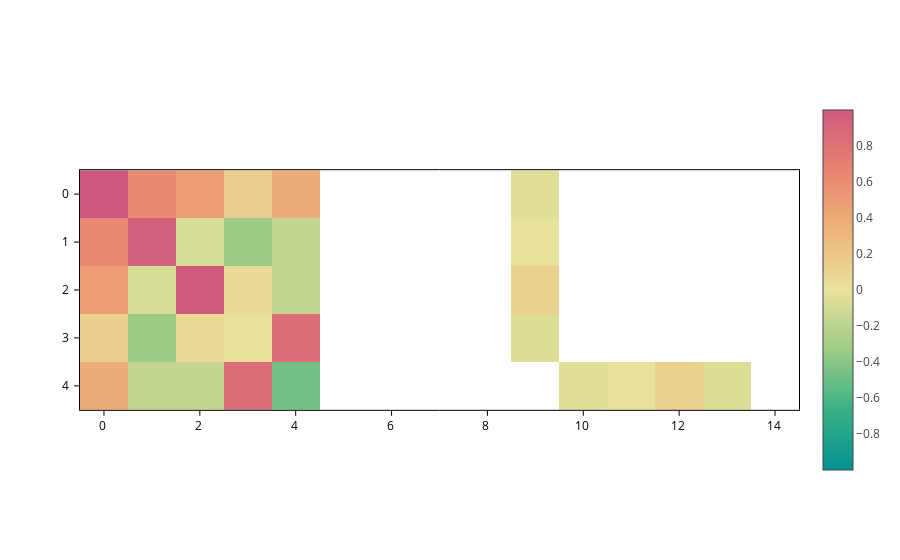

Source (notebook cell):
### Markdown cell above
Notice how **`crange` takes precedence over `cmid`**. Now, to go back to the default range, just set both to `None`.

### Code cell
plot.update_inputs(crange=None, cmid=None)

### Figure 1 — Plotly figure (JSON) as saved in the notebook; plotly's stock layout.template omitted (floating-point values rounded to 4 significant figures)
{"data": [{"coloraxis": "coloraxis", "meta": {}, "opacity": 1, "type": "heatmap", "z": [[0.9994, 0.6289, 0.4916, 0.1413, 0.3844, NaN, NaN, NaN, NaN, -0.04157, NaN, NaN, NaN, NaN, NaN], [0.6289, 0.9436, -0.07953, -0.3284, -0.159, NaN, NaN, NaN, NaN, -0.01308, NaN, NaN, NaN, NaN, NaN], [0.4916, -0.07953, 0.9833, 0.04499, -0.1698, NaN, NaN, NaN, NaN, 0.1319, NaN, NaN, NaN, NaN, NaN], [0.1413, -0.3284, 0.04499, -0.007706, 0.8443, NaN, NaN, NaN, NaN, -0.05697, NaN, NaN, NaN, NaN, NaN], [0.3844, -0.159, -0.1698, 0.8443, -0.4746, NaN, NaN, NaN, NaN, NaN, -0.04157, -0.01308, 0.1319, -0.05697, NaN]], "zsmooth": false}], "layout": {"coloraxis": {"cmid": 0, "colorscale": [[0.0, "rgb(0, 147, 146)"], [0.1667, "rgb(57, 177, 133)"], [0.3333, "rgb(156, 203, 134)"], [0.5, "rgb(233, 226, 156)"], [0.6667, "rgb(238, 180, 121)"], [0.8333, "rgb(232, 132, 113)"], [1.0, "rgb(207, 89, 126)"]], "showscale": true}, "scene": {"aspectmode": "data", "xaxis": {"range": [-0.5, 14.5]}, "yaxis": {"range": [4.5, -0.5]}}, "xaxis": {"constrain": "domain", "range": [-0.5, 14.5], "scaleanchor": "y", "scaleratio": 1}, "yaxis": {"constrain": "domain", "range": [4.5, -0.5]}}}
